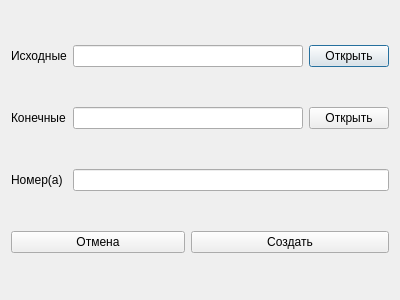
<?xml version="1.0" encoding="UTF-8"?>
<ui version="4.0">
 <class>Dialog</class>
 <widget class="QDialog" name="Dialog">
  <property name="geometry">
   <rect>
    <x>0</x>
    <y>0</y>
    <width>400</width>
    <height>300</height>
   </rect>
  </property>
  <property name="windowTitle">
   <string>Экземпляр документов</string>
  </property>
  <layout class="QGridLayout" name="gridLayout">
   <item row="2" column="0">
    <widget class="QLabel" name="label">
     <property name="text">
      <string>Номер(а)</string>
     </property>
    </widget>
   </item>
   <item row="0" column="5">
    <widget class="QPushButton" name="pushButton_old">
     <property name="text">
      <string>Открыть</string>
     </property>
    </widget>
   </item>
   <item row="1" column="5">
    <widget class="QPushButton" name="pushButton_new">
     <property name="text">
      <string>Открыть</string>
     </property>
    </widget>
   </item>
   <item row="1" column="0">
    <widget class="QLabel" name="label_2">
     <property name="text">
      <string>Конечные</string>
     </property>
    </widget>
   </item>
   <item row="0" column="0">
    <widget class="QLabel" name="label_3">
     <property name="text">
      <string>Исходные</string>
     </property>
    </widget>
   </item>
   <item row="2" column="1" colspan="5">
    <widget class="QLineEdit" name="lineEdit_number_instance"/>
   </item>
   <item row="1" column="1" colspan="4">
    <widget class="QLineEdit" name="lineEdit_path_folder_new"/>
   </item>
   <item row="0" column="1" colspan="4">
    <widget class="QLineEdit" name="lineEdit_path_folder_old"/>
   </item>
   <item row="3" column="0" colspan="3">
    <widget class="QPushButton" name="pushButton_cancel">
     <property name="text">
      <string>Отмена</string>
     </property>
    </widget>
   </item>
   <item row="3" column="3" colspan="3">
    <widget class="QPushButton" name="pushButton_create">
     <property name="text">
      <string>Создать</string>
     </property>
    </widget>
   </item>
  </layout>
 </widget>
 <resources/>
 <connections/>
</ui>
